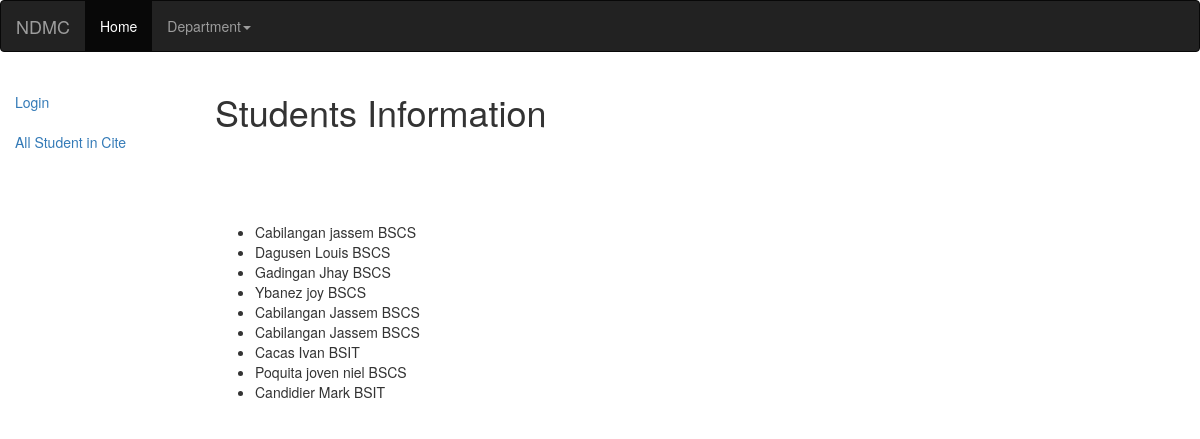
The app's page /Project/students/ with its own data.
### Project/models.py (models this page shows, shortened)
class student(models.Model):
	Last_name    =	 models.CharField(max_length=100)
	First_name 	 = 	 models.CharField(max_length=200, help_text="Enter your first name ")
	MI 			 =	 models.CharField(max_length=200, help_text="Enter your middle Name")
	Gender = (
        ('m', 'Male'),
        ('o', 'Female'),
	)
	Sex			  =   models.CharField(max_length=1, choices=Gender, blank=True, default='m')
	Professor		 = 		models.ForeignKey('professor', on_delete=models.SET_NULL, null=True)
	course	     = 		models.ForeignKey('Course', on_delete=models.SET_NULL, null=True)
	grade	     = 		models.ForeignKey('Grade', on_delete=models.SET_NULL, null=True)

class Course(models.Model):
	Department = (
			('c', 'Cite'),
			('o', 'CBA'),
			('a', 'CED'),
			('r', 'Ascend'),
	)
	Dep = models.CharField(max_length=1, choices=Department, blank=True, default='c')
	course_name  	=  models.CharField(max_length=100)
	description 	=  models.TextField(max_length=500)
	def __str__(self):
		return self.course_name
		return "{} Courses {}" .format(self.course_name, self.list_subjects())

### Project/views.py (the view)
class studentlist(generic.ListView):
	def get(self, request):
		students = student.objects.all()
		context = {
			'students':students,
		}
		return render(request, "student_info.html", context)

### Project/templates/student_info.html (shortened to what this page needs)
{% extends "base_generic.html" %}
{% block content %}
    <h1>Students Information</h1>
  <br></br>
    <br></br>
    {% if students %}
    <ul>
      {% for students in students %}
      <li>
{{students.Last_name}} {{students.First_name}} {{students.course}}
      </li>
      {% endfor %}
    </ul>
    {% else %}
      <p>There are no books in the library.</p>
    {% endif %}
		  {% endblock %}

### records on screen
student: Last_name "Cabilangan", First_name "jassem", course "BSCS"
student: Last_name "Dagusen", First_name "Louis", course "BSCS"
student: Last_name "Gadingan", First_name "Jhay", course "BSCS"
student: Last_name "Ybanez", First_name "joy", course "BSCS"
student: Last_name "Cabilangan", First_name "Jassem", course "BSCS"
student: Last_name "Cabilangan", First_name "Jassem", course "BSCS"
student: Last_name "Cacas", First_name "Ivan", course "BSIT"
student: Last_name "Poquita", First_name "joven niel", course "BSCS"
student: Last_name "Candidier", First_name "Mark", course "BSIT"
